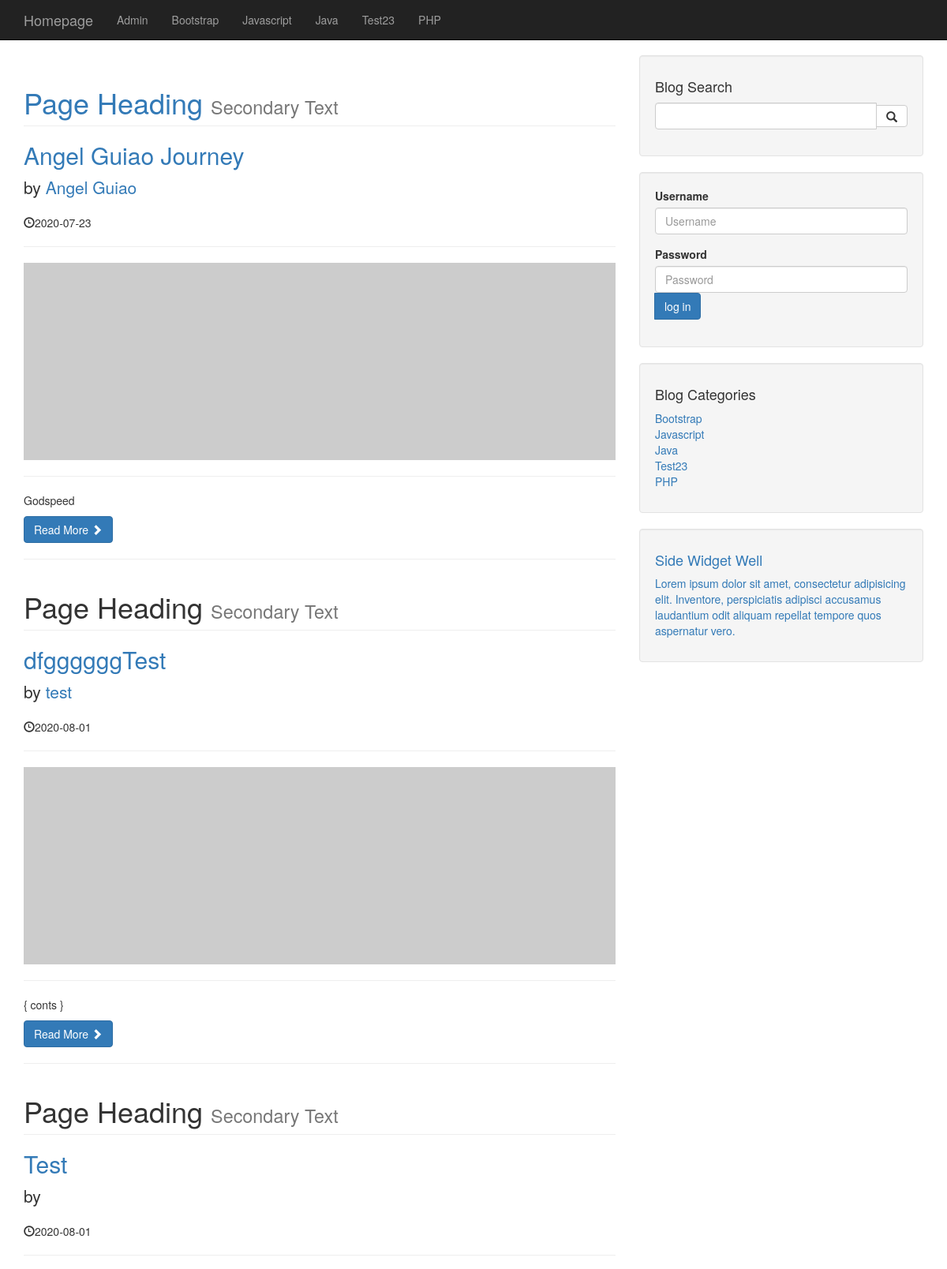
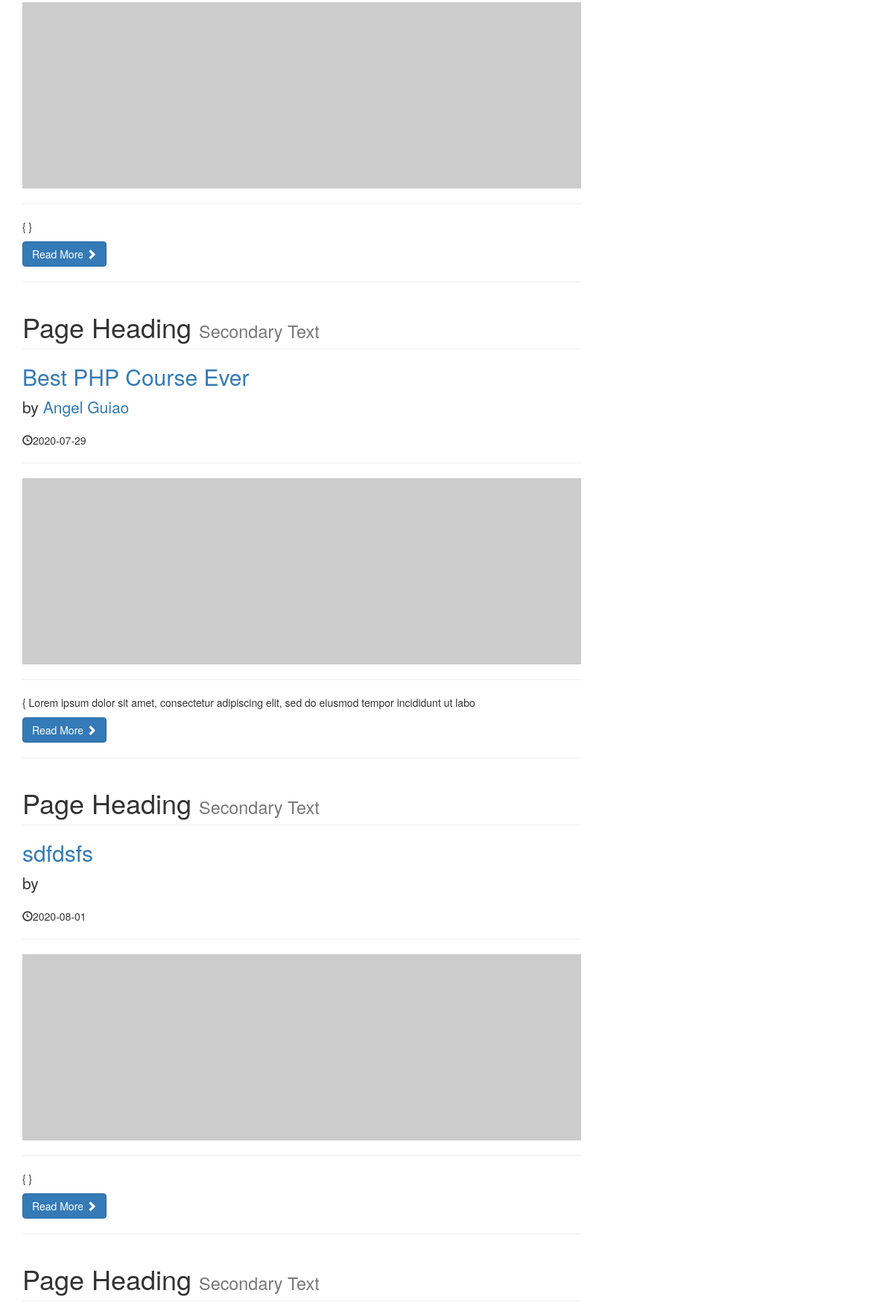
Screenshot of /category.php?category= 1 (upper part) with the database file from the repository (2 pictures, top to bottom).
### tables this page shows
CREATE TABLE `categories` (
  `cat_id` int(3) NOT NULL,
  `cat_title` varchar(255) NOT NULL
);

CREATE TABLE `posts` (
  `post_id` int(3) NOT NULL,
  `post_category_id` int(3) NOT NULL,
  `post_title` varchar(255) NOT NULL,
  `post_author` varchar(255) NOT NULL,
  `post_date` date NOT NULL,
  `post_image` text NOT NULL,
  `post_content` text NOT NULL,
  `post_tags` varchar(255) NOT NULL,
  `post_comment_count` int(11) NOT NULL,
  `post_status` varchar(255) NOT NULL DEFAULT 'draft'
);

### category.php (the view, shortened to what this page needs)
<?php
include "includes/header.php";
include "includes/db.php";
?>
<?php
include "includes/navigation.php";
?>
    <div class="container">
        <div class="row">
            <div class="col-md-8">
            <?php
            if(isset($_GET['category'])) {
                $post_category_id = $_GET['category'];
            }
            ?>
            <?php
        $query = "SELECT * FROM posts WHERE  post_category_id = $post_category_id ";
        $post_query = mysqli_query($connection,$query);
        while($row = mysqli_fetch_assoc($post_query)) {
            $post_id = $row['post_id'];
            $post_title = $row['post_title'];
            $post_author = $row['post_author'];
            $post_date = $row['post_date'];
            $post_content = substr($row['post_content'],0,100);  ?>
                <h1 class="page-header">
                    Page Heading
                    <small>Secondary Text</small>
                </h1>
                <h2>
                    <a href="post.php?p_id=<?php echo $post_id; ?>"><?php echo $post_title; ?></a>
                </h2>
                <p class="lead">
                    by <a href="index.php"><?php echo $post_author; ?></a>
                </p>
                <p><span class="glyphicon glyphicon-time"></span><?php echo $post_date; ?></p>
                <hr>
                <img class="img-responsive" src="http://placehold.it/900x300" alt="">
                <hr>
                <p><?php echo $post_content; ?></p>
                <a class="btn btn-primary" href="#">Read More <span class="glyphicon glyphicon-chevron-right"></span></a>
                <hr>
        <?php } ?>
            </div>
   <?php  include "includes/sidebar.php";?>
   </div>
        <?php  include "includes/footer.php";?>

### includes/navigation.php (shortened to what this page needs)
<nav class="navbar navbar-inverse navbar-fixed-top" role="navigation">
    <div class="container">
        <div class="navbar-header">
            <a class="navbar-brand" href="./index.php">Homepage</a>
        </div>
        <div class="collapse navbar-collapse" id="bs-example-navbar-collapse-1">
            <ul class="nav navbar-nav">
            <li> <a href="admin">Admin</a></li>
            <?php
            $query = "SELECT * FROM categories";
            $category_name_query = mysqli_query($connection, $query);
            while($row= mysqli_fetch_assoc($category_name_query)) {
                $category_name = $row['cat_title'];
                echo "<li><a href='#'>{$category_name}</</li>";
            }
            ?>
            </ul>
        </div>
    </div>
</nav>

### includes/sidebar.php (shortened to what this page needs)
<?php include "db.php"?>
            <div class="col-md-4 ">
                <div class="well">
                    <h4>Blog Search</h4>
                    <form action="search.php" method="post">
                    <div class="input-group">
                        <input name="search" type="text" class="form-control">
                        <span class="input-group-btn">
                            <button name="submit" class="btn btn-default" type="submit">
                                <span class="glyphicon glyphicon-search"></span>
                        </button>
                        </span>
                    </div>
                    </form>
                    </div>
                    <div class="well">
                    <form action="includes/login.php" method="post">
                    <div class="form-group">
                    <label for="username">Username</label>
                        <input name="username" type="text" class="form-control" placeholder="Username">
                    </div>
                    <div class="form-group">
                    <label for="user_password">Password</label>
                        <input name="password" type="password" class="form-control" placeholder="Password">
                        <span class="input-group-btn" >
                        <button class="btn btn-primary" name="login" type="submit">log in</button>
                        </span>
                    </div>
                    </form>
                </div>
                <div class="well">
                    <h4>Blog Categories</h4>
                    <div class="row">
                        <div class="col-lg-6">
                            <ul class="list-unstyled">
                <?php
                $query = "SELECT * FROM categories";
                $category_name_query = mysqli_query($connection, $query);
                while($row= mysqli_fetch_assoc($category_name_query)) {
                    $category_title = $row['cat_title'];
                    $category_id = $row['cat_id'];
                    echo "<li><a href='category.php?category= $category_id'>{$category_title}</</li>";
                }
                ?>
                            </ul>
                        </div>
                    </div>
                </div>
  <?php include "widget.php"?>
            </div>

### css/blog-home.css (style rules this page uses)
body { padding-top: 70px; }

### rows the page displays
categories: cat_title "Bootstrap"
categories: cat_title "Javascript"
categories: cat_title "Java"
categories: cat_title "Test23"
categories: cat_title "PHP"
posts: post_title "Angel Guiao Journey", post_author "Angel Guiao", post_date "2020-07-23", post_content "Godspeed"
posts: post_title "dfggggggTest", post_author "test", post_date "2020-08-01", post_content "{ conts }"
posts: post_title "Test", post_date "2020-08-01", post_content "{ }"
posts: post_title "Best PHP Course Ever", post_author "Angel Guiao", post_date "2020-07-29", post_content "{ Lorem ipsum dolor sit amet, consectetur adipiscing elit, sed do eiusmod tempor incididunt ut labo"
posts: post_title "sdfdsfs", post_date "2020-08-01", post_content "{ }"
